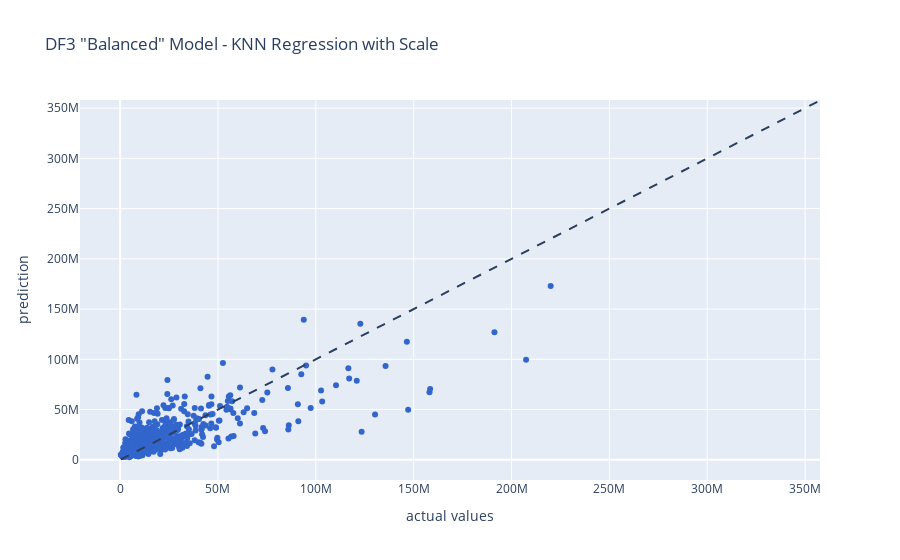

The code cell stored with this chart in its notebook:
### Markdown cell above
### We see that for both the training and the testing, the models were around an average ~15 million off. You can also see how close the outliers are predicted with each other (which is expected with a nearest neighbors regression), and also due to this being the "base" model.

## DF3 "Balanced"

### Code cell
X = df3.drop(columns=['Opening'])
y = df3['Opening']
scaler = RobustScaler()
X = scaler.fit_transform(X)

X_train, X_test, y_train, y_test = train_test_split(X, y, test_size = 0.25, random_state=1)

knn = neighbors.KNeighborsRegressor()
params = {'n_neighbors':[2,3,4,5,6,7,8,9]}
model = GridSearchCV(knn,params,cv=10)
model.fit(X_train,y_train)
train_preds_grid = model.predict(X_train)
train_mse = mean_squared_error(y_train, train_preds_grid)
train_rmse3 = sqrt(train_mse)
test_preds_grid = model.predict(X_test)
test_mse = mean_squared_error(y_test, test_preds_grid)
test_rmse3 = sqrt(test_mse)

print("DF3 'Balanced' KNN Training RMSE (Out of Millions): ", round((train_rmse3/1000000),2))
print("DF3 'Balanced' KNN Testing RMSE (Out of Millions): ", round((test_rmse3/1000000),2))

DF3KTrain = model.score(X_train,y_train)
DF3KTest = model.score(X_test,y_test)
print("Training score: ", round(DF3KTrain,2) )
print("Test score: ", round(DF3KTest,2 ))

y_pred = model.predict(X_test)
dfTestResults = pd.DataFrame({'Actual': y_test,'Predicted': y_pred, 'Difference': y_test - y_pred})
dfTestResults['Actual'] = (dfTestResults['Actual'] / 1000000)
dfTestResults['Predicted'] = (dfTestResults['Predicted'] / 1000000)
dfTestResults['Difference'] = (dfTestResults['Difference'] / 1000000)
display(dfTestResults)

fig = px.scatter(x=y_test, y=y_pred, labels={'x': 'actual values', 'y': 'prediction'}, title = 'DF3 "Balanced" Model - KNN Regression with Scale',
                color_discrete_sequence=px.colors.qualitative.G10)
fig.add_shape(
    type="line", line=dict(dash='dash'),
    x0=y.min(), y0=y.min(),
    x1=y.max(), y1=y.max()
)
fig.show()

### Figure 1 — Plotly figure (JSON) as saved in the notebook; plotly's stock layout.template omitted (floating-point values rounded to 4 significant figures; data arrays with more than 128 entries replaced by an {"elided": "..."} marker saying what was removed)
{"data": [{"hovertemplate": "actual values=%{x}<br>prediction=%{y}<extra></extra>", "legendgroup": "", "marker": {"color": "#3366CC", "symbol": "circle"}, "mode": "markers", "name": "", "orientation": "v", "showlegend": false, "type": "scatter", "x": {"elided": "748 int values"}, "xaxis": "x", "y": {"elided": "748 float values"}, "yaxis": "y"}], "layout": {"legend": {"tracegroupgap": 0}, "shapes": [{"line": {"dash": "dash"}, "type": "line", "x0": 317213, "x1": 357115007, "y0": 317213, "y1": 357115007}], "title": {"text": "DF3 \"Balanced\" Model - KNN Regression with Scale"}, "xaxis": {"anchor": "y", "domain": [0, 1], "title": {"text": "actual values"}}, "yaxis": {"anchor": "x", "domain": [0, 1], "title": {"text": "prediction"}}}}
